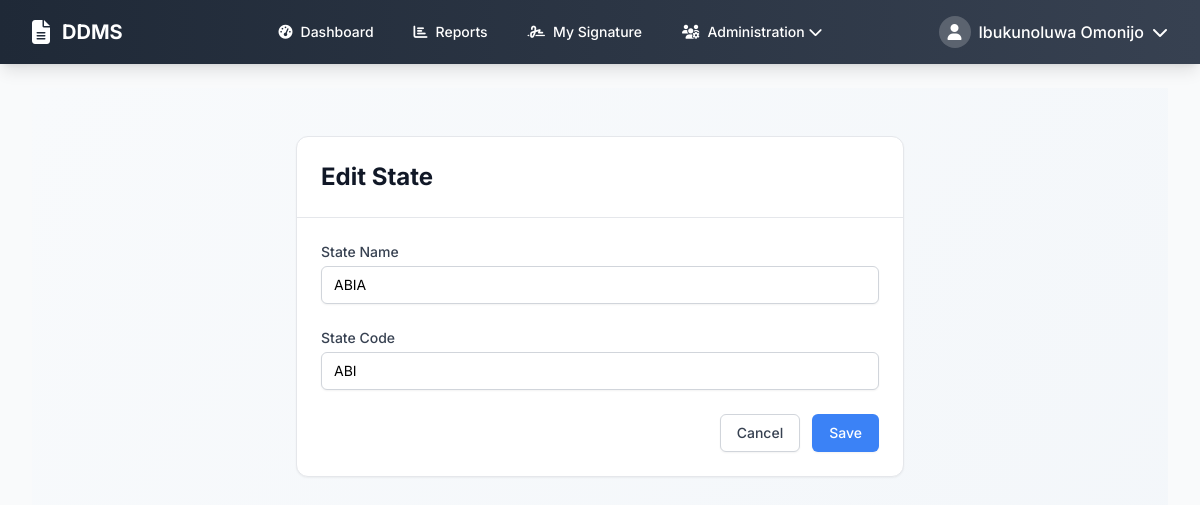
Page /admin/states/edit/1 (signed in) on the committed database.
### models.py (models this page shows, shortened)
class User(UserMixin, db.Model):
    __tablename__ = 'users'
    id = db.Column(db.Integer, primary_key=True)
    email = db.Column(db.String(120), unique=True, nullable=False)
    username = db.Column(db.String(80), unique=True, nullable=False)
    password_hash = db.Column(db.String(128), nullable=False)
    full_name = db.Column(db.String(200), nullable=False)
    phone = db.Column(db.String(20))
    role = db.Column(db.String(50), nullable=False)  # super_admin, state_admin, algon_focal, dcr_focal
    organization = db.Column(db.String(100))  # ALGON, NPC, etc.
    state_id = db.Column(db.Integer, db.ForeignKey('states.id'))
    lga_id = db.Column(db.Integer, db.ForeignKey('lgas.id'))
    is_active = db.Column(db.Boolean, default=True)
    created_at = db.Column(db.DateTime, default=datetime.utcnow)
    signature_data = db.Column(db.Text)  # Base64 encoded signature
    state = db.relationship('State', backref='users')
    lga = db.relationship('LGA', backref='users')

class State(db.Model):
    __tablename__ = 'states'
    id = db.Column(db.Integer, primary_key=True)
    name = db.Column(db.String(100), nullable=False, unique=True)
    code = db.Column(db.String(10), nullable=False, unique=True)
    created_at = db.Column(db.DateTime, default=datetime.utcnow)
    lgas = db.relationship('LGA', backref='state', cascade='all, delete-orphan')

### routes_new.py (the view)
        def decorated_function(*args, **kwargs):
            if not current_user.is_authenticated or current_user.role not in roles:
                flash('Access denied. Insufficient permissions.', 'error')
                return redirect(url_for('dashboard'))
            return f(*args, **kwargs)

### routes_new.py (called while the page is built)
def role_required(*roles):
    def decorator(f):
        def decorated_function(*args, **kwargs):
            if not current_user.is_authenticated or current_user.role not in roles:
                flash('Access denied. Insufficient permissions.', 'error')
                return redirect(url_for('dashboard'))
            return f(*args, **kwargs)
        decorated_function.__name__ = f.__name__
        return decorated_function
    return decorator

### templates/admin/state_form.html (shortened to what this page needs)
{% extends "base.html" %}
{% block content %}
<div class="min-h-screen bg-gradient-to-br from-slate-50 to-slate-100">
    <div class="max-w-2xl mx-auto px-4 sm:px-6 lg:px-8 py-12">
        <div class="bg-white rounded-xl shadow-sm border border-gray-200">
            <div class="p-6 border-b">
                <h1 class="text-2xl font-bold text-gray-900">{{ 'Edit' if state else 'Add' }} State</h1>
            </div>
            <form method="POST" class="p-6 space-y-6">
                <div>
                    <label for="name" class="block text-sm font-medium text-gray-700">State Name</label>
                    <input type="text" id="name" name="name" value="{{ state.name if state else '' }}" required class="mt-1 block w-full px-3 py-2 border border-gray-300 rounded-md shadow-sm focus:outline-none focus:ring-accent focus:border-accent sm:text-sm">
                </div>
                <div>
                    <label for="code" class="block text-sm font-medium text-gray-700">State Code</label>
                    <input type="text" id="code" name="code" value="{{ state.code if state else '' }}" required class="mt-1 block w-full px-3 py-2 border border-gray-300 rounded-md shadow-sm focus:outline-none focus:ring-accent focus:border-accent sm:text-sm">
                </div>
                <div class="flex justify-end">
                    <a href="{{ url_for('manage_states') }}" class="bg-white py-2 px-4 border border-gray-300 rounded-md shadow-sm text-sm font-medium text-gray-700 hover:bg-gray-50">Cancel</a>
                    <button type="submit" class="ml-3 inline-flex justify-center py-2 px-4 border border-transparent shadow-sm text-sm font-medium rounded-md text-white bg-accent hover:bg-blue-700">Save</button>
                </div>
            </form>
        </div>
    </div>
</div>
{% endblock %}

### templates/base.html (shortened to what this page needs)
<!DOCTYPE html>
<html lang="en">
<head>
    <script src="https://cdn.tailwindcss.com"></script>
    <link href="https://cdnjs.cloudflare.com/ajax/libs/font-awesome/6.4.0/css/all.min.css" rel="stylesheet">
</head>
<body class="bg-gray-50 font-sans">
    {% if current_user.is_authenticated %}
    <nav class="bg-gradient-to-r from-primary to-secondary shadow-lg">
        <div class="max-w-7xl mx-auto px-4 sm:px-6 lg:px-8">
            <div class="flex items-center justify-between h-16">
                <div class="flex items-center">
                    <a href="{{ url_for('dashboard') }}" class="flex items-center text-white hover:text-blue-200 transition-colors duration-200">
                        <i class="fas fa-file-alt text-2xl mr-3"></i>
                        <span class="font-bold text-xl">DDMS</span>
                    </a>
                </div>
                <div class="hidden md:block">
                    <div class="ml-10 flex items-baseline space-x-4">
                        <a href="{{ url_for('dashboard') }}" class="text-white hover:bg-white hover:bg-opacity-20 hover:text-blue-200 px-3 py-2 rounded-md text-sm font-medium transition-all duration-200">
                            <i class="fas fa-tachometer-alt mr-2"></i>Dashboard
                        </a>
                        <a href="{{ url_for('reports_center') }}" class="text-white hover:bg-white hover:bg-opacity-20 hover:text-blue-200 px-3 py-2 rounded-md text-sm font-medium transition-all duration-200">
                            <i class="fas fa-chart-bar mr-2"></i>Reports
                        </a>
                        <a href="{{ url_for('upload_signature_page') }}" class="text-white hover:bg-white hover:bg-opacity-20 hover:text-blue-200 px-3 py-2 rounded-md text-sm font-medium transition-all duration-200">
                            <i class="fas fa-signature mr-2"></i>My Signature
                        </a>
                        {% if current_user.role in ['super_admin', 'state_admin'] %}
                        <div class="relative group">
                            <button class="text-white hover:bg-white hover:bg-opacity-20 hover:text-blue-200 px-3 py-2 rounded-md text-sm font-medium flex items-center transition-all duration-200">
                                <i class="fas fa-users-cog mr-2"></i>Administration
                                <i class="fas fa-chevron-down ml-1"></i>
                            </button>
                        </div>
                        {% endif %}
                    </div>
                </div>
                <div class="relative group">
                    <button class="flex items-center text-white hover:text-blue-200 transition-colors duration-200">
                        <div class="w-8 h-8 bg-white bg-opacity-20 rounded-full flex items-center justify-center mr-2">
                            <i class="fas fa-user"></i>
                        </div>
                        <span class="hidden md:block font-medium">{{ current_user.full_name }}</span>
                        <i class="fas fa-chevron-down ml-2"></i>
                    </button>
                </div>
            </div>
        </div>
    </nav>
    {% endif %}
    <main class="{% if current_user.is_authenticated %}max-w-7xl mx-auto py-6 px-4 sm:px-6 lg:px-8{% else %}min-h-screen flex items-center justify-center px-4{% endif %}">
        {% block content %}{% endblock %}
    </main>
</body>
</html>

### rows in the picture
User: full_name "Ibukunoluwa Omonijo"
State: name "ABIA", code "ABI"

### other values in the picture
{{ 'Edit' if state else 'Add' }} "Edit"
